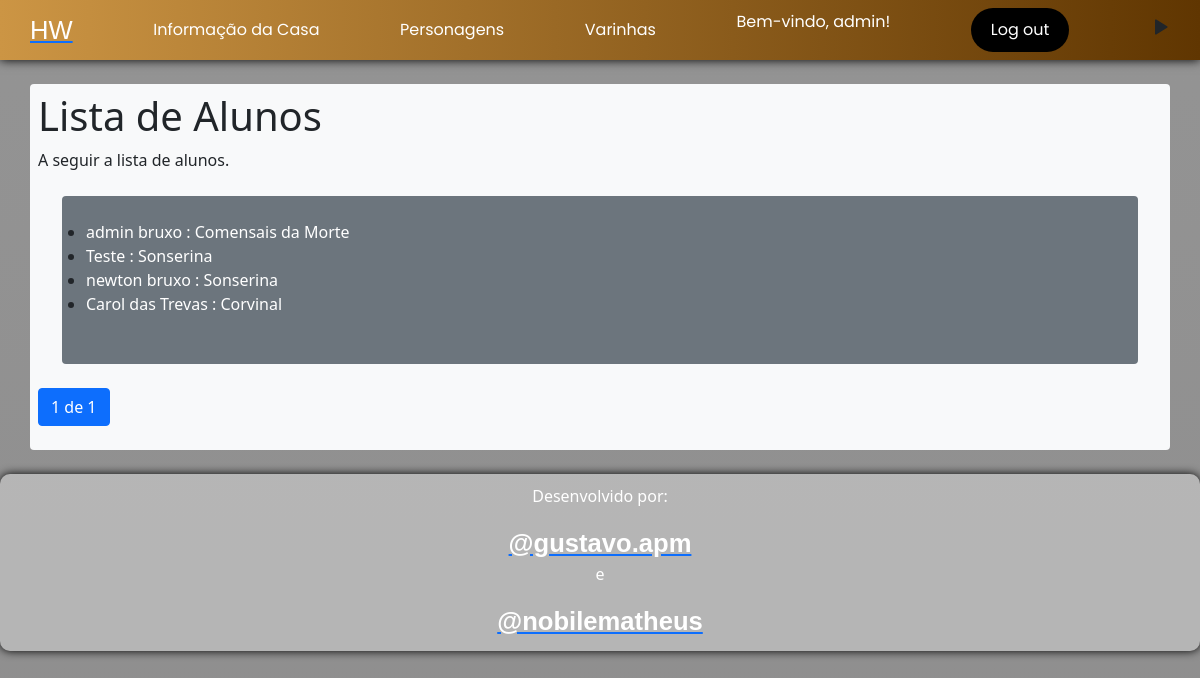
The page /alunos/ (signed in) on the database its author committed.
### hogwarts/models.py (models this page shows, shortened)
class Aluno(models.Model):
    id = models.UUIDField(verbose_name="ID_Aluno", primary_key=True, default=uuid.uuid4, editable=False)
    nome = models.CharField(verbose_name="Nome", max_length=255, null=False, blank=False, unique=True, help_text="Nome do Aluno")
    casa = models.ForeignKey(Casa, to_field='id',verbose_name="Casa", on_delete=models.DO_NOTHING, null=False, blank=False, help_text="Casa do Aluno")
    varinha = models.ForeignKey(Varinha, verbose_name="Varinha", on_delete=models.DO_NOTHING, null=False, blank=False, help_text="Varinha do Aluno")
    animal = models.ForeignKey(Animal, to_field='id',verbose_name="Animal", on_delete=models.DO_NOTHING, null=False, blank=False, help_text="Animal do Aluno")
    usuario = models.OneToOneField(User, verbose_name="Usuário", on_delete=models.CASCADE, null=True, blank=True, help_text="Usuário do Aluno")

class Casa(models.Model):
    id = models.AutoField(verbose_name="ID_Casa", primary_key=True, editable=False)
    nome = models.CharField(verbose_name="Nome", max_length=255, null=False, blank=False, unique=True, help_text="Nome da Casa")
    logo = models.ImageField(verbose_name="Logo da Casa", upload_to="media/", max_length=200, null=True, blank=True, help_text="Imagem do Personagem")

### hogwarts/views.py (the view)
# urls.py: path('alunos/', views.AlunoListView.as_view(), name='aluno_list'),
class AlunoListView(generic.ListView):
    model = Aluno
    queryset = Aluno.objects.all()
    context_object_name = 'aluno_list'
    template_name = 'aluno/aluno_list.html'
    paginate_by = 10

### hogwarts/templates/aluno/aluno_list.html
{% extends 'base_form.html' %}
{% block conteudo %}
    <div class="container bg-light rounded p-2 my-4">
        <h1>Lista de Alunos</h1>
        <p>A seguir a lista de alunos.</p>
        <ul class="bg-secondary rounded p-4 m-4">
            {% for aluno in aluno_list %}
                <li>
                    <a class="item" href="{% url 'aluno_detail' aluno.id %}">{{aluno.nome}} : {{aluno.casa.nome}}</a>
                </li>
            {% endfor %}
            <br>
        </ul>
        {% include "components/paginator.html" %}
    </div>
{% endblock %}

### hogwarts/templates/components/header.html (shortened to what this page needs)
<header>
    <nav class="navbar">
        {% if user.is_authenticated %}
            <a href="{% url 'area_logada' %}"><span class="logo_page text-decoration-none text-white">HW</span></a>
            {% if user.aluno.casa.id is NULL %}
                <a href="{% url 'aluno_create' %}" class="text-decoration-none text-white">Escolher Casa</a>
            {% else %}
                <a href="{% url 'casa_detail' user.aluno.casa.id %}" class="text-decoration-none text-white">Informação da Casa</a>
            {% endif %}
            <a href="#informacao" class="text-decoration-none text-white">Personagens</a>
            <a href="#wands" class="text-decoration-none text-white">Varinhas</a>
            <p class="text-decoration-none text-white">Bem-vindo, {{ user.username }}!</p>
            <a href="{% url 'logout' %}" class="loginBtn text-decoration-none text-white">Log out</a>
        {% endif %}
        <div class="botao-musica">
            <label for="resume-pause" class="botao-toggle">
            </label>
        </div>
    </nav>
</header>

### hogwarts/static/css/style_form.css (style rules this page uses)
:root { --fundo-cinza: #ffffff55; --branco-transparente: #ffffffaa; --branco: #fff; --preto: #000; --cinza: #444444; --primary-color-grifinoria: #5b0000; --secundary-color-grifinoria: #660505aa; --primary-color-sonserina: #00572aaa; --secundary-color-sonserina: #084103; --primary-color-lufalufa: #e1ec05aa; --secundary-color-lufalufa: #6e7b08; --primary-color-corvinal: #0420aaaa; --secundary-color-corvinal: #030962; --primary-color-comensais: #000000; --secundary-color-comensais: #031701; --degrade-color-grifinoria: linear-gradient(to left, var(--primary-color-grifinoria), var(--secundary-color-grifinoria) ); --degrade-color-sonserina: linear-gradient(to right, var(--primary-color-sonserina), var(--secundary-color-sonserina)); --degrade-color-lufalufa: linear-gradient(to right, var(--primary-color-lufalufa), var(--secundary-color-lufalufa)); --dregrade-color-corvinal: linear-gradient(to right, var(--primary-color-corvinal), var(--secundary-color-corvinal)); --degrade-color-comensais: linear-gradient(to left,var(--primary-color-comensais), var(--secundary-color-comensais)); }
* { margin: 0; padding: 0; box-sizing: border-box; }
header { background-image: linear-gradient(to right, #CC9544, #603601); }
.logo_page { display: flex; justify-content: center; align-items: center; font-family: 'Harry Potter', sans-serif; font-size: 1.6rem; font-weight: 400; cursor: pointer; }
.navbar { font-family: poppins, sans-serif; display: flex; justify-content: space-between; align-items: center; width: 100%; max-width: 1200px; margin: 0 auto; padding: 10px; }
html, body { font-family: poppins, sans-serif; font-weight: 400; width: auto; height:auto; background-image: linear-gradient(rgba(41, 41, 41, 0.5), rgba(31, 30, 30, 0.5)), url("../images/background_cria_persona.jpg"); background-size: cover; background-attachment: fixed; background-position: center; background-repeat: no-repeat; transition: .3s; padding: 0 auto; }
.item { margin-bottom: 1rem; text-decoration: none; color: var(--branco); }

### hogwarts/static/css/header.css (style rules this page uses)
header { display: flex; justify-content: space-between; align-items: center; box-shadow: 0 0 10px #000; padding: 0 20px; position: relative; background-image: linear-gradient(to left, #3a3a3aaa, #e4e4e4); }
.logo_page { display: flex; justify-content: center; align-items: center; font-family: 'Harry Potter', sans-serif; font-size: 1.6rem; font-weight: 400; cursor: pointer; }
.navbar { font-family: poppins, sans-serif; display: flex; justify-content: space-between; align-items: center; width: 100%; max-width: 1200px; margin: 0 auto; padding: 10px; }
.loginBtn { display: flex; justify-content: center; align-items: center; color: var(--branco); background-color: var(--preto); padding: 10px 20px; border-radius: 50px; cursor: pointer; transition: 0.3s; }
.play { display: block; }

### rows shown on the page
Aluno: nome "admin bruxo", casa.nome "Comensais da Morte"
Aluno: nome "Teste", casa.nome "Sonserina"
Aluno: nome "newton bruxo", casa.nome "Sonserina"
Aluno: nome "Carol das Trevas", casa.nome "Corvinal"

### other values the page prints
{{ user.username }} "admin"
{{ page_obj.number }} "1"
{{ page_obj.paginator.num_pages }} "1"
